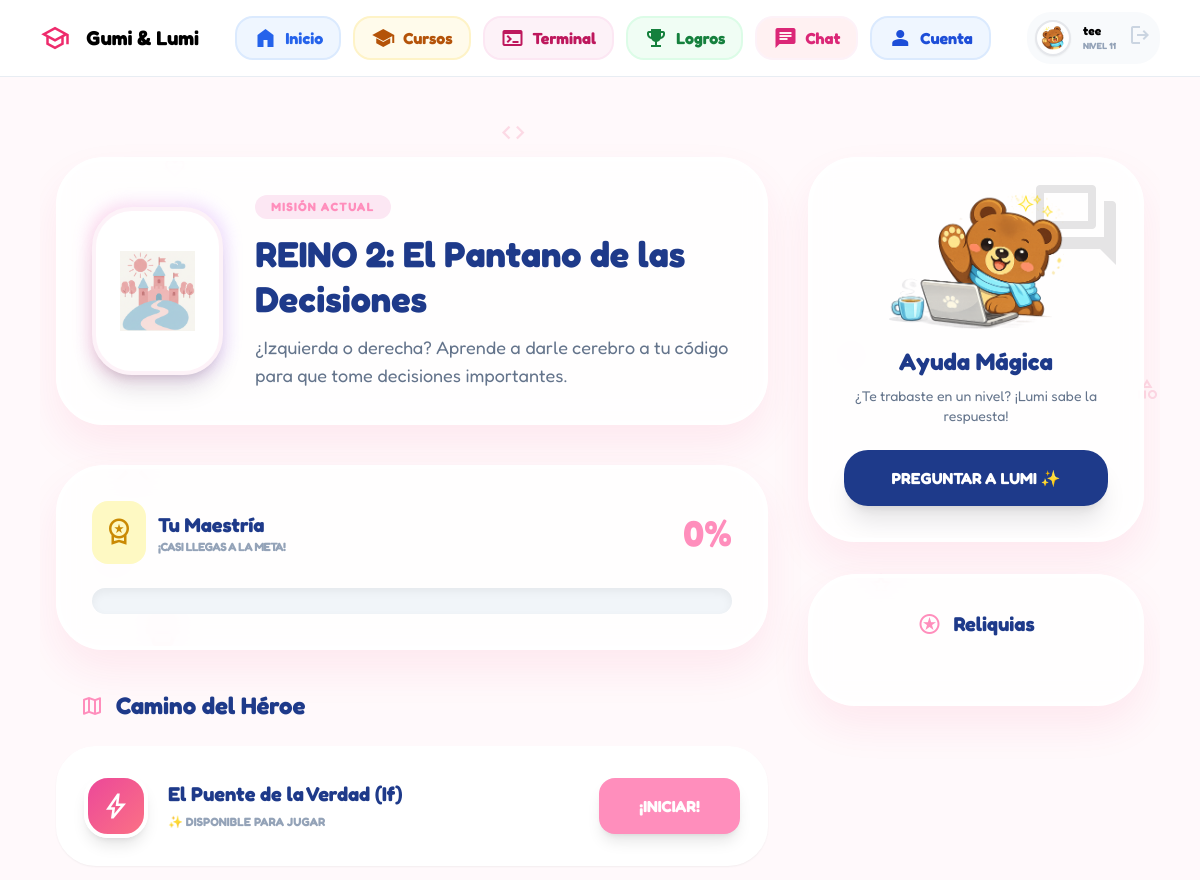
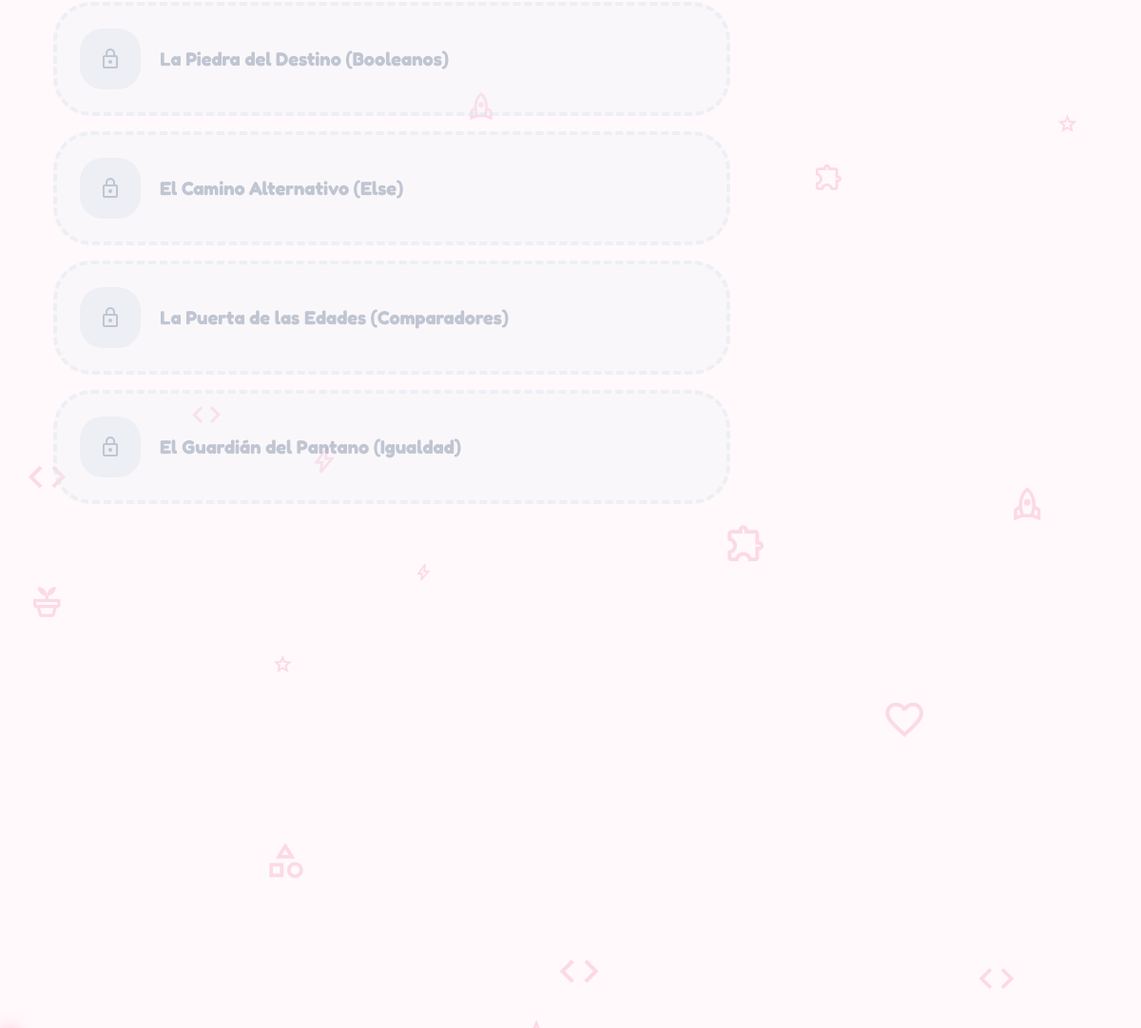
/course/15/ (signed in), run on the app's committed database (2 pictures, top to bottom).
### core/models.py (models this page shows, shortened)
class Profile(models.Model):
    AVATAR_CHOICES = [
        ('gumi', 'Gumi (Osito)'),
        ('lumi', 'Lumi (Conejo)'),
    ]
    user = models.OneToOneField(User, on_delete=models.CASCADE, related_name="profile")
    avatar = models.CharField(max_length=10, choices=AVATAR_CHOICES, default='gumi')
    nickname = models.CharField(max_length=50, blank=True)
    phone = models.CharField(max_length=15, blank=True)
    xp = models.IntegerField(default=0)
    cursos_inscritos = models.ManyToManyField('Course', blank=True, related_name="estudiantes")
    @property
    def level(self):
        return (self.xp // 100) + 1

class Course(models.Model):
    CATEGORIAS = [
        ('all', '🌟 Todos los Módulos'),
        ('variables', '📦 Variables y Datos'),
        ('logica', '🛤️ Lógica (If/Else)'),
        ('loops', '🔁 Bucles (Loops)'),
        ('funciones', '🧩 Funciones'),
    ]
    title = models.CharField(max_length=200)
    min_level = models.IntegerField(default=1)
    description = models.TextField()
    image = models.ImageField(upload_to='courses/', blank=True, null=True)
    created_at = models.DateTimeField(auto_now_add=True)
    category = models.CharField(
        max_length=20,
        choices=CATEGORIAS,
        default='all',
        verbose_name="Categoría de Python"
    )
    color = models.CharField(
        max_length=20,
        default='blue',
        help_text="Ej: blue, pink, green, yellow, purple"
    )

class Lesson(models.Model):
    course = models.ForeignKey(Course, on_delete=models.CASCADE, related_name="lessons")
    title = models.CharField(max_length=200)
    order = models.PositiveIntegerField(default=1)
    objetivo_1 = models.CharField(max_length=300, blank=True, null=True)
    is_active = models.BooleanField(default=True)
    is_bonus = models.BooleanField(default=False)
    content = models.TextField(help_text="Texto principal de la misión/lección")
    subtitle_teoria = models.CharField(max_length=200, default="¡Las variables son cajas mágicas!")
    image_lumi = models.ImageField(upload_to='lessons/', blank=True, null=True)
    codigo_meta = models.CharField(max_length=100, default="print")
    flag_secreta = models.CharField(max_length=100, default="GUMI{HOLA_MUNDO}")
    xp_leccion = models.IntegerField(default=50)
    lumi_tip = models.TextField(
        blank=True,
        null=True,
        help_text="Consejo que dará Gumi/Lumi si el usuario falla mucho"
    )
    quiz_pregunta = models.CharField(max_length=255, default="¿Cómo guardarías el nombre en una variable?")
    opcion_correcta = models.CharField(max_length=100, default='nombre = "Gumi"')
    opcion_incorrecta_1 = models.CharField(max_length=100, default='gumi = bear')
    opcion_incorrecta_2 = models.CharField(max_length=100, default='"Gumi" = nombre')

### core/views.py (the view)
# urls.py: path("course/<int:course_id>/", views.course_detail_view, name="course_detail"),
@login_required
def course_detail_view(request, course_id):
    course = get_object_or_404(Course, id=course_id)
    perfil = request.user.profile
    requisitos_nivel = {
        1: 1,  # Intro
        2: 3,  # Variables
        3: 6,  # Condicionales
        4: 10, # Bucles
    }
    nivel_necesario = requisitos_nivel.get(course.id, 1) # Por defecto nivel 1
    if perfil.level < nivel_necesario:
        messages.warning(request, f"¡Alto ahí, explorador! Necesitas ser Nivel {nivel_necesario} para entrar al {course.title}. 🔒")
        return redirect('courses') # O a una página de 'nivel insuficiente'
    if course not in perfil.cursos_inscritos.all():
        perfil.cursos_inscritos.add(course)
    lecciones = course.lessons.all().order_by('order')
    logros_reino = Achievement.objects.filter(curso=course).order_by('order')
    logros_ganados_ids = UserAchievement.objects.filter(
        user=request.user,
        achievement__curso=course
    ).values_list('achievement_id', flat=True)
    completadas = UserLessonProgress.objects.filter(
        user=request.user,
        lesson__course=course,
        completed=True
    ).values_list('lesson_id', flat=True)
    total = lecciones.count()
    hechas = completadas.count()
    porcentaje = int((hechas / total) * 100) if total > 0 else 0
    return render(request, 'core/curso_detalle.html', {
        'course': course,
        'lecciones': lecciones,
        'completadas': completadas,
        'progreso': porcentaje,
        'logros_reino': logros_reino,         # <-- Nuevo
        'logros_ganados_ids': logros_ganados_ids # <-- Nuevo
    })

### core/templates/core/curso_detalle.html (shortened to what this page needs)
{% extends 'base/base_private.html' %}
{% load static %}
{% block content %}
<div class="font-cute min-h-screen relative overflow-hidden">
    <div id="magic-background" class="bg-decoration"></div>
    <main class="max-w-7xl mx-auto px-4 py-10 relative z-10">
        <div class="grid grid-cols-1 lg:grid-cols-12 gap-10">
            <div class="lg:col-span-8 space-y-10">
                <div class="card-bubble-pro p-8 animate-entry">
                    <div class="flex flex-col md:flex-row items-center gap-8">
                        <div class="relative group">
                            <div class="relative bg-white p-6 rounded-[2.5rem] border-4 border-pink-50 shadow-xl">
                                <img src="{% static 'core/img/curso_icon.png' %}"
                                     class="size-28 object-contain transform group-hover:scale-110 transition-transform duration-500">
                            </div>
                        </div>
                        <div class="text-center md:text-left">
                            <span class="inline-block px-4 py-1 bg-pink-100 text-primary-pink text-xs font-black rounded-full mb-3 tracking-widest uppercase">Misión Actual</span>
                            <h1 class="text-4xl font-black text-blue-900 leading-tight mb-3">{{ course.title }}</h1>
                            <p class="text-slate-500 text-lg max-w-xl">{{ course.description }}</p>
                        </div>
                    </div>
                </div>
                <div class="card-bubble-pro p-8 animate-entry" style="animation-delay: 0.1s;">
                    <div class="flex items-center justify-between mb-6">
                        <div class="flex items-center gap-3">
                            <div class="p-3 bg-yellow-100 rounded-2xl text-yellow-600">
                                <span class="material-symbols-outlined !text-3xl">workspace_premium</span>
                            </div>
                            <div>
                                <h3 class="font-black text-blue-900 text-xl">Tu Maestría</h3>
                                <p class="text-slate-400 text-xs font-bold uppercase tracking-tighter">¡Casi llegas a la meta!</p>
                            </div>
                        </div>
                        <div class="text-right">
                            <span class="text-4xl font-black text-primary-pink">{{ progreso|default:"0" }}%</span>
                        </div>
                    </div>
                    <div class="progress-container">
                    </div>
                </div>
                <div class="space-y-6 animate-entry" style="animation-delay: 0.2s;">
                    <h3 class="text-2xl font-black text-blue-900 px-6 flex items-center gap-3">
                        <span class="material-symbols-outlined text-primary-pink">map</span>
                        Camino del Héroe
                    </h3>
                    <div class="grid gap-4">
                        {% for lesson in lecciones %}
                            {% if forloop.first or completadas.count >= forloop.counter0 %}
                                <div class="group relative bg-white border-4 border-white hover:border-pink-200 p-6 rounded-[2.5rem] shadow-sm hover:shadow-xl transition-all duration-300 flex flex-col md:flex-row items-center justify-between gap-6">
                                    <div class="flex items-center gap-5">
                                        <div class="size-16 rounded-3xl flex items-center justify-center border-4 border-white shadow-lg {% if lesson.id in completadas %} bg-green-500 text-white {% else %} bg-gradient-to-br from-pink-500 to-rose-400 text-white {% endif %} transition-colors">
                                            <span class="material-symbols-outlined !text-3xl font-bold">
                                            </span>
                                        </div>
                                        <div>
                                            <h4 class="font-black text-xl text-blue-900">{{ lesson.title }}</h4>
                                            <span class="text-xs font-bold {% if lesson.id in completadas %}text-green-500{% else %}text-slate-400{% endif %} uppercase">
                                                {% if lesson.id in completadas %}✔ ¡Completada con éxito!{% else %}✨ Disponible para jugar{% endif %}
                                            </span>
                                        </div>
                                    </div>
                                    <a href="{% url 'lesson_explanation' lesson.id %}"
                                       class="w-full md:w-auto px-10 py-4 rounded-2xl font-black text-white shadow-lg transform hover:scale-105 active:scale-95 transition-all
                                       {% if lesson.id in completadas %} bg-slate-800 hover:bg-slate-900 {% else %} bg-primary-pink hover:bg-rose-600 {% endif %}">
                                        {% if lesson.id in completadas %}REPASAR{% else %}¡INICIAR!{% endif %}
                                    </a>
                                </div>
                            {% else %}
                                <div class="p-6 bg-slate-100/50 rounded-[2.5rem] border-4 border-dashed border-slate-200 flex items-center gap-5 opacity-60">
                                    <div class="size-16 rounded-3xl bg-slate-200 text-slate-400 flex items-center justify-center">
                                        <span class="material-symbols-outlined">lock</span>
                                    </div>
                                    <p class="font-black text-slate-400 text-xl">{{ lesson.title }}</p>
                                </div>
                            {% endif %}
                        {% endfor %}
                    </div>
                </div>
            </div>
            <div class="lg:col-span-4 space-y-8">
                <div class="card-bubble-pro p-8 text-center relative overflow-hidden group animate-entry" style="animation-delay: 0.3s;">
                    <div class="absolute top-0 right-0 p-4 opacity-10 group-hover:opacity-20 transition-opacity">
                        <span class="material-symbols-outlined !text-8xl">forum</span>
                    </div>
                    <img src="{% static 'core/img/gumi_laptop.png' %}" class="w-44 mx-auto mb-4 transform group-hover:rotate-3 group-hover:scale-110 transition-all duration-500">
                    <h3 class="text-2xl font-black text-blue-900 mb-2">Ayuda Mágica</h3>
                    <p class="text-slate-500 text-sm mb-6">¿Te trabaste en un nivel? ¡Lumi sabe la respuesta!</p>
                    <a href="{% url 'chat' %}" class="block w-full py-4 bg-blue-900 text-white font-black rounded-[1.5rem] shadow-xl hover:bg-primary-pink transition-colors">
                        PREGUNTAR A LUMI ✨
                    </a>
                </div>
                <div class="card-bubble-pro p-8 animate-entry" style="animation-delay: 0.4s;">
                    <h3 class="text-xl font-black text-blue-900 mb-8 flex items-center justify-center gap-3">
                        <span class="material-symbols-outlined text-primary-pink">stars</span>
                        Reliquias
                    </h3>
                </div>
            </div>
        </div>
    </main>
</div>
{% endblock %}

### core/templates/base/header_private.html
{% load static %}
<div class="font-cute">
<header class="flex items-center justify-between border-b border-[#e8edf3] px-10 py-3 bg-white">
    <div class="flex items-center gap-4">
        <span class="material-symbols-outlined text-primary text-3xl">school</span>
        <h2 class="text-xl font-bold">Gumi & Lumi</h2>
    </div>
<nav class="flex items-center gap-3">
{% with current=request.resolver_match.url_name %}
<a href="{% url 'dashboard' %}"
   class="group flex items-center gap-2 px-5 py-2 rounded-full border-2 font-bold transition-all duration-300
   {% if current == 'dashboard' %}
      bg-soft-blue border-blue-500 text-blue-900 shadow-md
   {% else %}
      border-soft-blue text-soft-blue hover:bg-soft-blue hover:bg-pastel-blue hover:text-primary hover:-translate-y-1 hover:scale-105
   {% endif %}">
   <span class="material-symbols-outlined">home</span>
   Inicio
</a>
<a href="{% url 'courses' %}"
   class="group flex items-center gap-2 px-5 py-2 rounded-full border-2 font-bold transition-all duration-300
   {% if current == 'courses' %}
      bg-pastel-yellow border-star-yellow text-[#7a5c00] shadow-md
   {% else %}
      border-star-yellow text-[#a07800]  hover:-translate-y-1 hover:scale-105
   {% endif %}">
   <span class="material-symbols-outlined">school</span>
   Cursos
</a>
<a href="{% url 'terminal_libre' %}"
       class="group flex items-center gap-2 px-5 py-2 rounded-full border-2 font-bold transition-all duration-300
       {% if current == 'terminal_libre' %}
          bg-slate-700 border-slate-900 text-white shadow-md
       {% else %}
          border-slate-800 bg-slate-800 text-white hover:bg-slate-700 hover:-translate-y-1 hover:scale-105
       {% endif %}">
        <span class="material-symbols-outlined">terminal</span>
        Terminal
    </a>
<a href="{% url 'logros' %}"
   class="group flex items-center gap-2 px-5 py-2 rounded-full border-2 font-bold transition-all duration-300
   {% if current == 'logros' %}
      bg-pastel-green border-hill-green text-green-900 shadow-md
   {% else %}
      border-hill-green text-green-700 hover:bg-pastel-green hover:-translate-y-1 hover:scale-105
   {% endif %}">
   <span class="material-symbols-outlined">emoji_events</span>
   Logros
</a>
<a href="{% url 'chat' %}"
   class="group flex items-center gap-2 px-5 py-2 rounded-full border-2 font-bold transition-all duration-300
   {% if current == 'chat' %}
      bg-soft-pink border-primary-pink text-pink-900 shadow-md
   {% else %}
      border-soft-pink text-pink-700 hover:bg-soft-pink hover:text-pink-900 hover:-translate-y-1 hover:scale-105
   {% endif %}">
   <span class="material-symbols-outlined">chat</span>
   Chat
</a>
<a href="{% url 'account' %}"
   class="group flex items-center gap-2 px-5 py-2 rounded-full border-2 font-bold transition-all duration-300
   {% if current == 'account' %}
      bg-soft-blue border-primary text-blue-900 shadow-md
   {% else %}
      border-soft-blue text-blue-700 hover:bg-soft-blue hover:text-blue-900 hover:-translate-y-1 hover:scale-105
   {% endif %}">
   <span class="material-symbols-outlined">person</span>
   Cuenta
</a>
{% endwith %}
</nav>
    <div class="flex items-center gap-3 bg-slate-50 p-2 rounded-[1.5rem]">
        <div class="size-9 rounded-full bg-white border-2 shadow-sm overflow-hidden p-1">
            {% if user.profile.avatar == 'lumi' %}
                <img src="{% static 'core/img/lumi_icon.png' %}" class="w-full h-full object-contain">
            {% else %}
                <img src="{% static 'core/img/gumi_icon.png' %}" class="w-full h-full object-contain">
            {% endif %}
        </div>
        <div class="flex-1">
            <p class="text-xs font-black truncate">{{ user.username }}</p>
            <p class="text-[9px] font-bold text-slate-400 uppercase">Nivel {{ user.profile.level }}</p>
        </div>
        <a href="{% url 'logout' %}">
            <span class="material-symbols-outlined text-slate-300 hover:text-red-400">logout</span>
        </a>
    </div>
</header>
</div>

### data on the page
Course: title "REINO 2: El Pantano de las Decisiones", description "¿Izquierda o derecha? Aprende a darle cerebro a tu código para que tome decisiones importantes."
Lesson: title "El Puente de la Verdad (If)", shows "✨ DISPONIBLE PARA JUGAR", shows "¡INICIAR!"
Lesson: title "La Piedra del Destino (Booleanos)"
Lesson: title "El Camino Alternativo (Else)"
Lesson: title "La Puerta de las Edades (Comparadores)"
Lesson: title "El Guardián del Pantano (Igualdad)"

### other printed values
{{ user.username }} "tee"
{{ user.profile.level }} "11"
{{ progreso|default:"0" }} "0"
